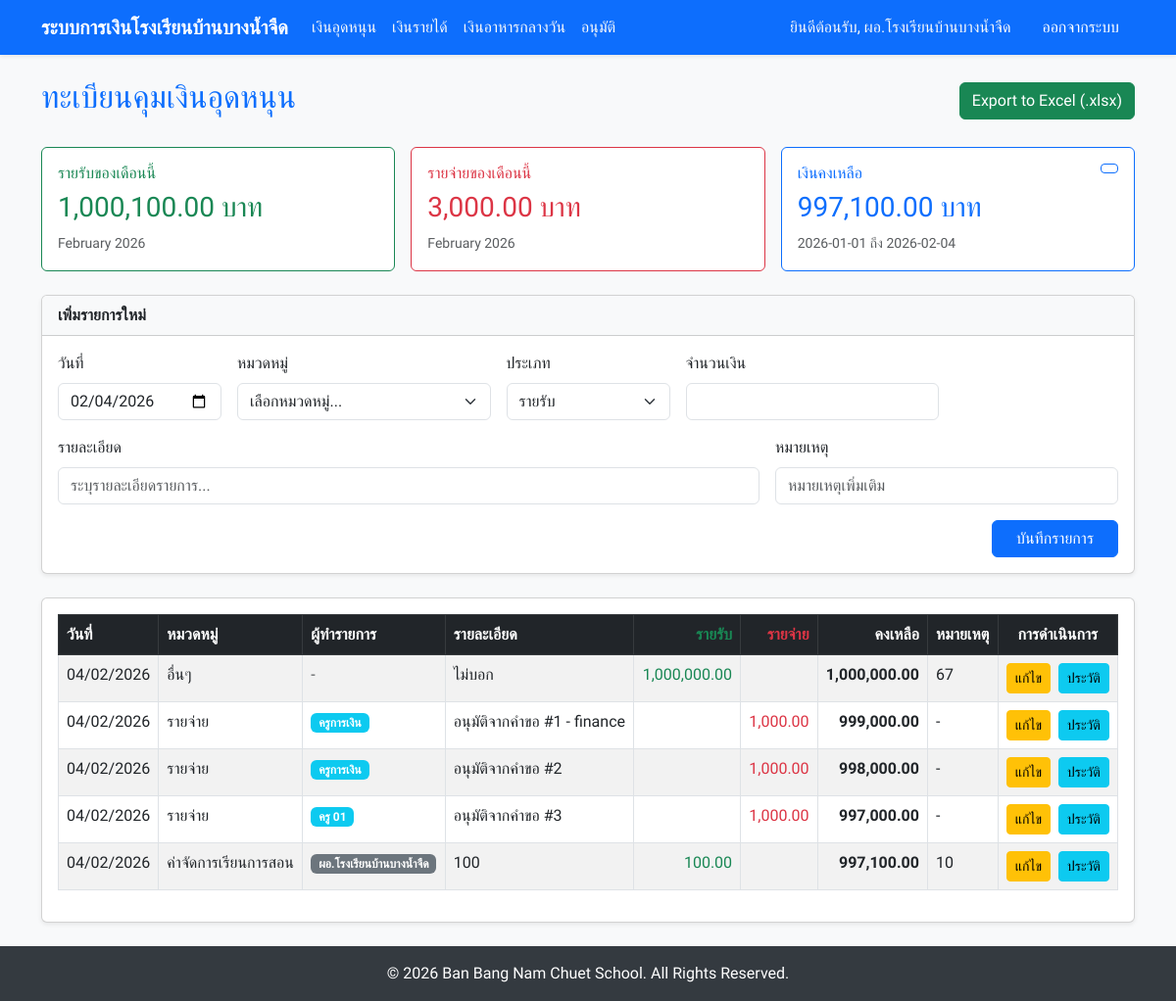
Screenshot of /ledger/subsidy (signed in) with the database file from the repository.
### models.py (models this page shows)
class User(UserMixin, db.Model):
    id = db.Column(db.Integer, primary_key=True)
    username = db.Column(db.String(150), unique=True, nullable=False)
    name = db.Column(db.String(150), nullable=True) # NEW: Thai name
    password_hash = db.Column(db.String(256), nullable=False)
    role = db.Column(db.String(20), nullable=False)  # 'teacher', 'director', 'finance'

class LedgerEntry(db.Model):
    id = db.Column(db.Integer, primary_key=True)
    date = db.Column(db.Date, nullable=False, default=datetime.utcnow)
    amount = db.Column(db.Float, nullable=False)
    description = db.Column(db.String(255), nullable=True)
    note = db.Column(db.String(255), nullable=True)
    ledger_type = db.Column(db.String(50), nullable=False) # 'Subsidy', 'Income', 'Lunch'
    category = db.Column(db.String(100), nullable=False)
    transaction_type = db.Column(db.String(20), nullable=False) # 'Income', 'Expense'
    expense_request_id = db.Column(db.Integer, db.ForeignKey('expense_request.id'), nullable=True)
    created_by_id = db.Column(db.Integer, db.ForeignKey('user.id'), nullable=True)
    created_at = db.Column(db.DateTime, default=datetime.utcnow)
    expense_request = db.relationship('ExpenseRequest', backref=db.backref('ledger_entry', uselist=False))
    created_by = db.relationship('User', foreign_keys=[created_by_id])

### app.py (the view, shortened to what this page needs)
@app.route('/ledger/<type>', methods=['GET', 'POST'])
@login_required
def ledger_view(type):
    type_map = {
        'subsidy': {'db_type': 'Subsidy', 'template': 'page6_subsidy.html', 'header': 'ทะเบียนคุมเงินอุดหนุน'},
        'income': {'db_type': 'Income', 'template': 'page7_income.html', 'header': 'ทะเบียนคุมเงินรายได้'},
        'lunch': {'db_type': 'Lunch', 'template': 'page8_lunch.html', 'header': 'ทะเบียนคุมเงินอาหารกลางวัน'}
    }
    if type not in type_map:
        return "Invalid ledger type", 404
    if current_user.role not in ['finance', 'director']:
        flash('คุณไม่มีสิทธ์เข้าถึงหน้านี้', 'danger')
        return redirect(url_for('index'))
    config = type_map[type]
    from sqlalchemy.orm import joinedload
    entries = LedgerEntry.query.filter_by(ledger_type=config['db_type']).options(
        joinedload(LedgerEntry.created_by),
        joinedload(LedgerEntry.expense_request).joinedload(ExpenseRequest.requester)
    ).order_by(LedgerEntry.date).all()
    categories = []
    if type == 'subsidy':
        categories = ['ค่าจัดการเรียนการสอน', 'ค่ากิจกรรมพัฒนาผู้เรียน', 'ค่าเครื่องแบบ', 'ค่าอุปกรณ์การเรียน', 'ค่าหนังสือเรียน', 'อื่นๆ']
    elif type == 'income':
        categories = ['เงินบริจาค', 'ทุนการศึกษา', 'ค่าจ้างครู', 'อื่นๆ']
    from sqlalchemy import func
    today = date.today()
    current_month_start = today.replace(day=1)
    current_month_end = (current_month_start + relativedelta(months=1)) - relativedelta(days=1)
    balance_start = request.args.get('balance_start')
    balance_end = request.args.get('balance_end')
    if balance_start and balance_end:
        balance_start_date = datetime.strptime(balance_start, '%Y-%m-%d').date()
        balance_end_date = datetime.strptime(balance_end, '%Y-%m-%d').date()
    else:
        balance_start_date = today.replace(month=1, day=1)
        balance_end_date = today
    def get_sum(transaction_type, start_date, end_date):
        result = db.session.query(func.sum(LedgerEntry.amount)).filter(
            LedgerEntry.ledger_type == config['db_type'],
            LedgerEntry.transaction_type == transaction_type,
            LedgerEntry.date >= start_date,
            LedgerEntry.date <= end_date
        ).scalar()
        return result or 0.0
    monthly_income = get_sum('Income', current_month_start, current_month_end)
    monthly_expense = get_sum('Expense', current_month_start, current_month_end)
    balance_income = get_sum('Income', balance_start_date, balance_end_date)
    balance_expense = get_sum('Expense', balance_start_date, balance_end_date)
    current_balance = balance_income - balance_expense
    return render_template(
        config['template'],
        entries=entries,
        categories=categories,
        header=config['header'],
        ledger_type=type,
        monthly_income=monthly_income,
        monthly_expense=monthly_expense,
        current_balance=current_balance,
        balance_start=balance_start_date.strftime('%Y-%m-%d'),
        balance_end=balance_end_date.strftime('%Y-%m-%d'),
        current_month=today.strftime('%B %Y')
    )

### app.py (called while the page is built)
@app.context_processor
def utility_processor():
    return dict(role_names_th=ROLE_NAMES_TH)

@login_manager.user_loader
def load_user(user_id):
    return User.query.get(int(user_id))

### templates/page6_subsidy.html (shortened to what this page needs)
{% extends "base.html" %}
{% block content %}
<div class="row">
    <div class="col-12">
        <div class="d-flex justify-content-between align-items-center mb-4">
            <h2 class="text-primary">{{ header }}</h2>
            <a href="{{ url_for('export_ledger', type='subsidy') }}" class="btn btn-success">
                 Export to Excel (.xlsx)
            </a>
        </div>
        <div class="row g-3 mb-4">
            <div class="col-md-4">
                <div class="card border-success">
                    <div class="card-body">
                        <h6 class="card-title text-success"> รายรับของเดือนนี้
                        </h6>
                        <h3 class="text-success">{{ "{:,.2f}".format(monthly_income) }} บาท</h3>
                        <small class="text-muted">{{ current_month }}</small>
                    </div>
                </div>
            </div>
            <div class="col-md-4">
                <div class="card border-danger">
                    <div class="card-body">
                        <h6 class="card-title text-danger"> รายจ่ายของเดือนนี้</h6>
                        <h3 class="text-danger">{{ "{:,.2f}".format(monthly_expense) }} บาท</h3>
                        <small class="text-muted">{{ current_month }}</small>
                    </div>
                </div>
            </div>
            <div class="col-md-4">
                <div class="card border-primary">
                    <div class="card-body">
                        <div class="d-flex justify-content-between align-items-start">
                            <div>
                                <h6 class="card-title text-primary"> เงินคงเหลือ</h6>
                                <h3 class="text-primary">{{ "{:,.2f}".format(current_balance) }} บาท</h3>
                            </div>
                            <button class="btn btn-sm btn-outline-primary" data-bs-toggle="modal"
                                data-bs-target="#dateRangeModal">
                            </button>
                        </div>
                        <small class="text-muted">{{ balance_start }} ถึง {{ balance_end }}</small>
                    </div>
                </div>
            </div>
        </div>
        <div class="card shadow-sm mb-4">
            <div class="card-header bg-light">
                <strong>เพิ่มรายการใหม่</strong>
            </div>
            <div class="card-body">
                <form method="POST" class="row g-3">
                    <div class="col-md-2">
                        <label for="date" class="form-label">วันที่</label>
                        <input type="date" class="form-control" id="date" name="date" required>
                    </div>
                    <div class="col-md-3">
                        <label for="category" class="form-label">หมวดหมู่</label>
                        <select class="form-select" id="category" name="category" required>
                            <option value="">เลือกหมวดหมู่...</option>
                        </select>
                    </div>
                    <div class="col-md-2">
                        <label for="transaction_type" class="form-label">ประเภท</label>
                        <select class="form-select" name="transaction_type" required>
                            <option value="Income" class="text-success">รายรับ</option>
                        </select>
                    </div>
                    <div class="col-md-3">
                        <label for="amount" class="form-label">จำนวนเงิน</label>
                        <input type="number" step="0.01" class="form-control" id="amount" name="amount" required>
                    </div>
                    <div class="col-md-8">
                        <label for="description" class="form-label">รายละเอียด</label>
                        <input type="text" class="form-control" id="description" name="description"
                            placeholder="ระบุรายละเอียดรายการ...">
                    </div>
                    <div class="col-md-4">
                        <label for="note" class="form-label">หมายเหตุ</label>
                        <input type="text" class="form-control" id="note" name="note" placeholder="หมายเหตุเพิ่มเติม">
                    </div>
                    <div class="col-12 text-end">
                        <button type="submit" class="btn btn-primary px-4">
                            บันทึกรายการ</button>
                    </div>
                </form>
            </div>
        </div>
        <div class="card shadow-sm">
            <div class="card-body">
                <div class="table-responsive">
                    <table class="table table-bordered table-striped">
                        <thead class="table-dark">
                            <tr>
                                <th>วันที่</th>
                                <th>หมวดหมู่</th>
                                <th>ผู้ทำรายการ</th>
                                <th>รายละเอียด</th>
                                <th class="text-end text-success">รายรับ</th>
                                <th class="text-end text-danger">รายจ่าย</th>
                                <th class="text-end">คงเหลือ</th>
                                <th>หมายเหตุ</th>
                                <th class="text-center">การดำเนินการ</th>
                            </tr>
                        </thead>
                        <tbody>
                            {% set ns = namespace(balance=0) %}
                            {% for entry in entries %}
                            {% if entry.transaction_type == 'Income' %}
                            {% set ns.balance = ns.balance + entry.amount %}
                            {% else %}
                            {% set ns.balance = ns.balance - entry.amount %}
                            {% endif %}
                            <tr>
                                <td>{{ entry.date.strftime('%d/%m/%Y') }}</td>
                                <td>{{ entry.category }}</td>
                                <td>
                                    {% if entry.expense_request %}
                                    <span class="badge bg-info">{{ entry.expense_request.requester.name or
                                        entry.expense_request.requester.username }}</span>
                                    {% elif entry.created_by %}
                                    <span class="badge bg-secondary">{{ entry.created_by.name or
                                        entry.created_by.username }}</span>
                                    {% else %}
                                    <span class="text-muted">-</span>
                                    {% endif %}
                                </td>
                                <td>{{ entry.description or '-' }}</td>
                                <td class="text-end text-success">
                                    {% if entry.transaction_type == 'Income' %}{{ "{:,.2f}".format(entry.amount) }}{%
                                    endif %}
                                </td>
                                <td class="text-end text-danger">
                                    {% if entry.transaction_type == 'Expense' %}{{ "{:,.2f}".format(entry.amount) }}{%
                                    endif %}
                                </td>
                                <td class="text-end fw-bold">{{ "{:,.2f}".format(ns.balance) }}</td>
                                <td>{{ entry.note or '-' }}</td>
                                <td class="text-center">
                                    {% if current_user.role in ['finance', 'director'] %}
                                    <a href="{{ url_for('edit_ledger_entry', type='subsidy', entry_id=entry.id) }}"
                                        class="btn btn-sm btn-warning me-1">แก้ไข</a>
                                    <a href="{{ url_for('ledger_history', entry_id=entry.id) }}"
                                        class="btn btn-sm btn-info">ประวัติ</a>
                                    {% endif %}
                                </td>
                            </tr>
                            {% endfor %}
                        </tbody>
                    </table>
                </div>
            </div>
        </div>
    </div>
</div>
{% endblock %}

### templates/base.html (shortened to what this page needs)
<!DOCTYPE html>
<html lang="th">
<head>
    <link href="https://cdn.jsdelivr.net/npm/bootstrap@5.3.0/dist/css/bootstrap.min.css" rel="stylesheet">
</head>
<body class="d-flex flex-column min-vh-100">
    <nav class="navbar navbar-expand-lg navbar-dark bg-primary shadow-sm">
        <div class="container">
            <a class="navbar-brand" href="{{ url_for('index') }}">ระบบการเงินโรงเรียนบ้านบางน้ำจืด</a>
            <div class="collapse navbar-collapse" id="navbarNav">
                <ul class="navbar-nav me-auto">
                    {% if current_user.is_authenticated %}
                    {% if current_user.role in ['finance', 'director'] %}
                    <li class="nav-item">
                        <a class="nav-link text-light"
                            href="{{ url_for('ledger_view', type='subsidy') }}">เงินอุดหนุน</a>
                    </li>
                    <li class="nav-item">
                        <a class="nav-link text-light" href="{{ url_for('ledger_view', type='income') }}">เงินรายได้</a>
                    </li>
                    <li class="nav-item">
                        <a class="nav-link text-light"
                            href="{{ url_for('ledger_view', type='lunch') }}">เงินอาหารกลางวัน</a>
                    </li>
                    {% endif %}
                    {% if current_user.role == 'director' %}
                    <li class="nav-item">
                        <a class="nav-link text-light" href="{{ url_for('approve_page') }}">อนุมัติ</a>
                    </li>
                    {% endif %}
                    {% endif %}
                </ul>
                <ul class="navbar-nav ms-auto">
                    {% if current_user.is_authenticated %}
                    <li class="nav-item">
                        <span class="nav-link text-light">ยินดีต้อนรับ, {{ current_user.name or
                            role_names_th.get(current_user.role, current_user.username) }}</span>
                    </li>
                    <li class="nav-item">
                        <a class="nav-link btn btn-danger btn-sm text-white ms-2 px-3"
                            href="{{ url_for('logout') }}">ออกจากระบบ</a>
                    </li>
                    {% endif %}
                </ul>
            </div>
        </div>
    </nav>
    <div class="container mt-4 mb-4">
        {% block content %}{% endblock %}
    </div>
    <footer class="footer mt-auto">
        <div class="container">
            <span>&copy; 2026 Ban Bang Nam Chuet School. All Rights Reserved.</span>
        </div>
    </footer>
</body>
</html>

### templates/base.html (style rules this page uses)
body { font-family: 'Sarabun', sans-serif; background-color: #f8f9fa; }
.navbar-brand { font-weight: 700; }
.footer { margin-top: auto; background-color: #343a40; color: white; padding: 1rem 0; text-align: center; }

### rows the page displays
User: name "ผอ.โรงเรียนบ้านบางน้ำจืด"
LedgerEntry: date "04/02/2026", category "อื่นๆ", description "ไม่บอก", amount "1,000,000.00", balance "1,000,000.00", note "67"
LedgerEntry: date "04/02/2026", category "รายจ่าย", expense_request.requester "ครูการเงิน", description "อนุมัติจากคำขอ #1 - finance", amount "1,000.00", balance "999,000.00", note "-"
LedgerEntry: date "04/02/2026", category "รายจ่าย", expense_request.requester "ครูการเงิน", description "อนุมัติจากคำขอ #2", amount "1,000.00", balance "998,000.00", note "-"
LedgerEntry: date "04/02/2026", category "รายจ่าย", expense_request.requester "ครู 01", description "อนุมัติจากคำขอ #3", amount "1,000.00", balance "997,000.00", note "-"
LedgerEntry: date "04/02/2026", category "ค่าจัดการเรียนการสอน", created_by "ผอ.โรงเรียนบ้านบางน้ำจืด", description "100", amount "100.00", balance "997,100.00", note "10"

### other values shown
{{ header }} "ทะเบียนคุมเงินอุดหนุน"
{{ "{:,.2f}".format(monthly_income) }} "1,000,100.00"
{{ "{:,.2f}".format(monthly_expense) }} "3,000.00"
{{ "{:,.2f}".format(current_balance) }} "997,100.00"
{{ balance_start }} "2026-01-01"
{{ balance_end }} "2026-02-04"
